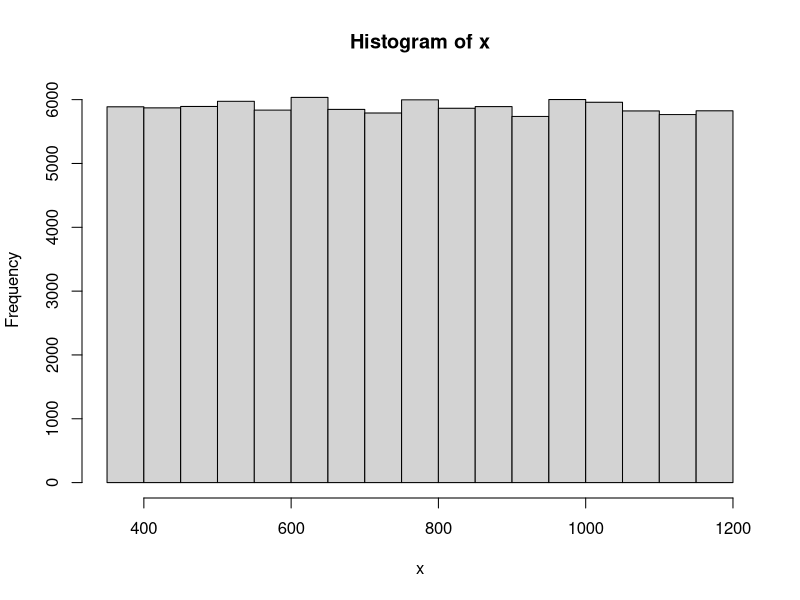

The R script that drew this image: (Note: a time limit stopped this script after it produced the figure.)
n <- 100000

# Make x a vector of "n" random numbers between "min" and "max"
x <- runif( n, min=350, max=1200 )

# Write a histogram of those random numbers. Since they are random, the
# histogram should be uniformly distributed - flat.
hist( x )

# Size of the array M, ie how many peices of data are used - the more that are
# used, the more like a normal distribution the data will appear.
N <- 1000000

# Initialise M with N spaces filled with nothing.
M <- rep(NA,N)

for( i in 1:N ) {
	# Fill X with a sample of size 100 from the random numbers in x
	X <- sample( x, 100 )
	# Add the mean of this sample to the array M
	M[i] <- mean(X)
}

M

# Plot a histogram of the data in M
hist( M )
